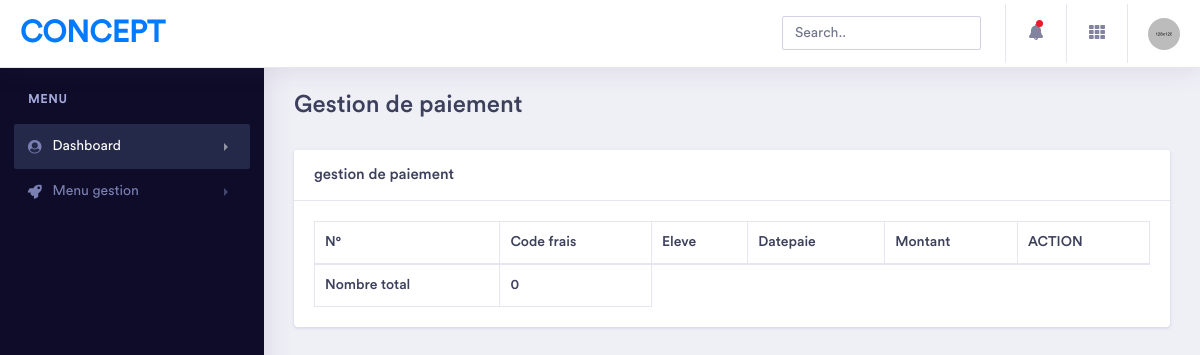
The app's page /paiement/, older data.
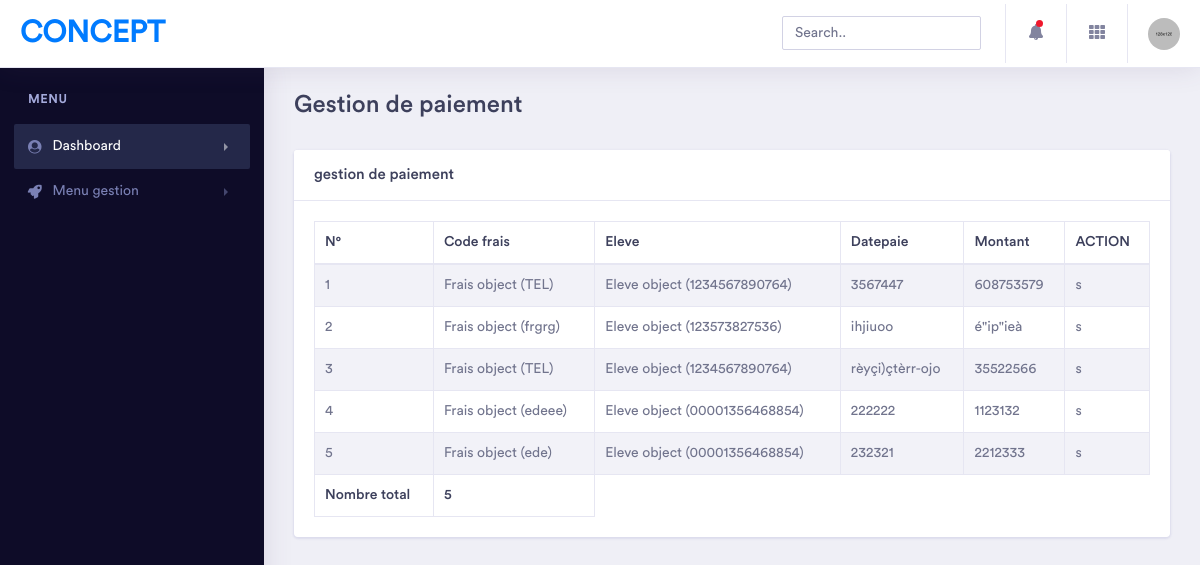
The same page, newer data.
### app_paiement/models/paiement.py (models this page shows)
class Paiement(models.Model):
    codeFrais = models.ForeignKey(Frais,on_delete=models.CASCADE)
    eleve = models.ForeignKey(Eleve,on_delete=models.CASCADE)
    datepaie = models.CharField(max_length=20)
    montant = models.CharField(max_length=10)

### app_paiement/models/frais.py (models this page shows)
class Frais(models.Model):
    codeFrais = models.CharField(max_length=10,primary_key=True)
    libelle = models.CharField(max_length=100)

### app_paiement/models/eleve.py (models this page shows)
class Eleve(models.Model):
    matricule = models.CharField(max_length=20,primary_key=True)
    noms = models.CharField(max_length=30)
    adresse = models.CharField(max_length=30)
    tel = models.CharField(max_length=15)
    codeclass = models.ForeignKey(Classe,on_delete=models.CASCADE)

### app_paiement/views.py (the view)
# urls.py: path('paiement/',fpaiement,name="fpaiement"),
def fpaiement(request):
    paiement = Paiement.objects.all()
    paiemen = Paiement.objects.all().count()
    ctx = {
        "paiement": paiement,
        "paiemen": paiemen
   }
    return render(request,'paiement.html',ctx)

### app_paiement/templates/paiement.html (shortened to what this page needs)
 {% extends "index.html" %}
 {% block content %}
 <div class="dashboard-wrapper">
    <div class="container-fluid  dashboard-content">
        <div class="row">
            <div class="col-xl-12 col-lg-12 col-md-12 col-sm-12 col-12">
                <div class="page-header">
                    <h2 class="pageheader-title">Gestion de paiement</h2>
                </div>
            </div>
        </div>
        <div class="row">
 <div class="col-xl-12 col-lg-12 col-md-12 col-sm-12 col-12">
    <div class="card">
        <h5 class="card-header">gestion de paiement</h5>
        <div class="card-body">
            <div class="table-responsive">
                <table class="table table-striped table-bordered first">
                    <thead>
                        <tr>
                            <th>N°</th>
                            <th>Code frais</th>
                            <th>Eleve</th>
                            <th>Datepaie</th>
                            <th>Montant</th>
                            <th>ACTION</th>
                        </tr>
                    </thead>
                    <tbody>
                    {% for pm in paiement %}
                        <tr>
                            <td>{{forloop.counter}}</td>
                            <td>{{pm.codeFrais}}</td>
                            <td>{{pm.eleve}}</td>
                            <td>{{pm.datepaie}}</td>
                            <td>{{pm.montant}}</td>
                            <td>
                                <a href="{% url 'deletepaiement' pm.codeFrais %}" onclick="return confirm('Etes-vous sur de vouloir supprimer?')">s</a>
                            </td>
                        </tr>
                     {% endfor %}
                    <tfoot>
                        <tr>
                            <th>Nombre total</th>
                            <th>{{paiemen}}</th>
                        </tr>
                    </tfoot>
                </table>
            </div>
        </div>
    </div>
</div>
 {% endblock content %}

Row changes from the older to the newer data that the page shows:
added Paiement: codeFrais "Frais object (TEL)", eleve "Eleve object (1234567890764)", datepaie "3567447", montant "608753579"
added Paiement: codeFrais "Frais object (frgrg)", eleve "Eleve object (123573827536)", datepaie "ihjiuoo", montant "é\"ip\"ieà"
added Paiement: codeFrais "Frais object (TEL)", eleve "Eleve object (1234567890764)", datepaie "rèyçi)çtèrr-ojo", montant "35522566"
added Paiement: codeFrais "Frais object (edeee)", eleve "Eleve object (00001356468854)", datepaie "222222", montant "1123132"
added Paiement: codeFrais "Frais object (ede)", eleve "Eleve object (00001356468854)", datepaie "232321", montant "2212333"
Text that changed along with them:
{{ paiemen }}: "0" → "5"
